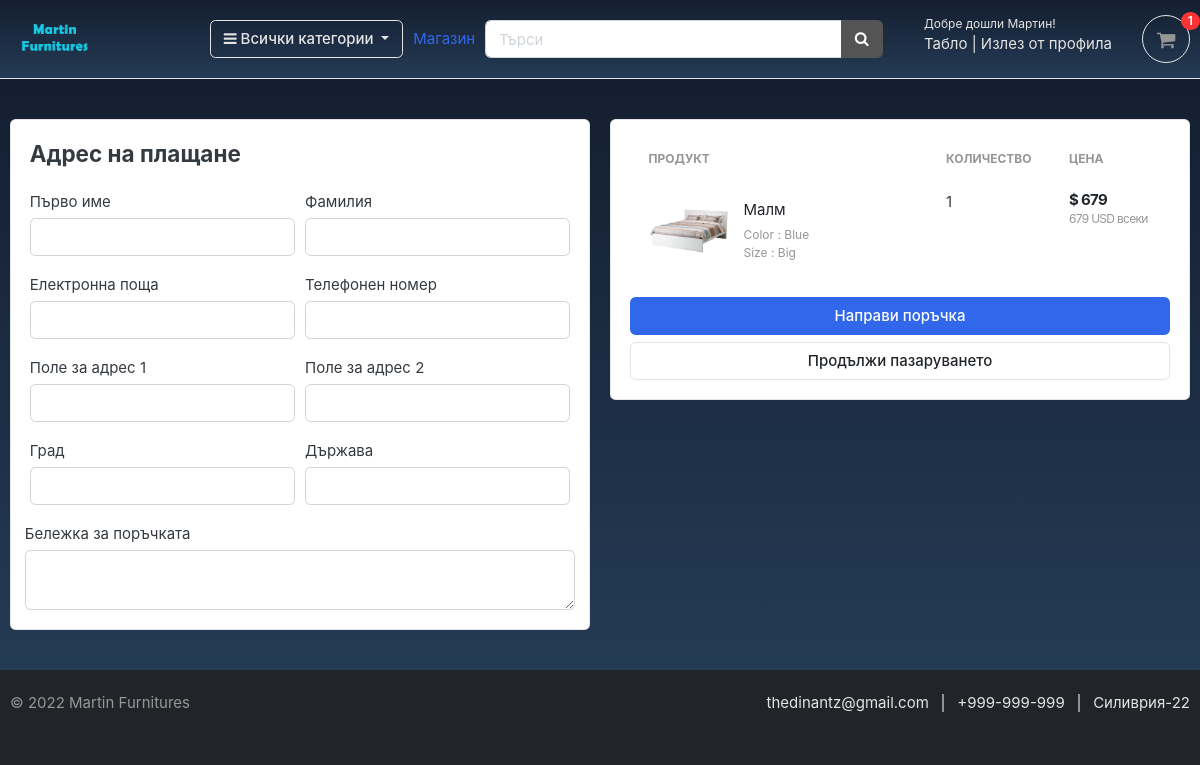
The app's page /cart/checkout/ (signed in) with its own data.
### accounts/models.py (models this page shows, shortened)
class Account(AbstractBaseUser):
    first_name = models.CharField(max_length=50)
    last_name = models.CharField(max_length=50)
    username = models.CharField(max_length=50, unique=True)
    email = models.EmailField(max_length=100, unique=True)
    phone_number = models.CharField(max_length=50)
    date_joined = models.DateTimeField(auto_now_add=True)
    last_login = models.DateTimeField(auto_now_add=True)
    is_admin = models.BooleanField(default=False)
    is_staff = models.BooleanField(default=False)
    is_active = models.BooleanField(default=False)
    is_superadmin = models.BooleanField(default=False)
    USERNAME_FIELD = 'email'
    REQUIRED_FIELDS = ['username', 'first_name', 'last_name']
    objects = MyAccountManager()

### carts/models.py (models this page shows, shortened)
class CartItem(models.Model):
    user = models.ForeignKey(Account, on_delete=models.CASCADE, null=True)
    product = models.ForeignKey(Product, on_delete=models.CASCADE)
    variations = models.ManyToManyField(Variation, blank=True)
    cart = models.ForeignKey(Cart, on_delete=models.CASCADE, null=True)
    quantity = models.IntegerField()
    is_active = models.BooleanField(default=True)
    def sub_total(self):
        return self.product.price * self.quantity

### store/models.py (models this page shows, shortened)
class Product(models.Model):
    product_name    = models.CharField(max_length=50, unique=True)
    slug            = models.SlugField(max_length=50, unique=True)
    description     = models.TextField(max_length=600, blank=True)
    hidden_desc     = models.TextField(max_length=600, blank=True)
    type            = models.CharField(max_length=50, null=False, blank=False)
    price           = models.IntegerField()
    images          = models.ImageField(upload_to='photos/products')
    stock           = models.IntegerField()
    is_available    = models.BooleanField(default=True)
    category        = models.ForeignKey(Category, on_delete=models.CASCADE)
    created_date    = models.DateTimeField(auto_now_add=True)
    modified_date   = models.DateTimeField(auto_now=True)
    def get_url(self):
        return reverse('product_detail', args=[self.category.slug, self.slug])

class Variation(models.Model):
    product = models.ForeignKey(Product, on_delete=models.CASCADE)
    variation_category = models.CharField(max_length=100, choices=variation_category_choice)
    variation_value     = models.CharField(max_length=100)
    is_active           = models.BooleanField(default=True)
    created_date        = models.DateTimeField(auto_now=True)
    objects = VariationManager()

### carts/views.py (the view)
# urls.py: path('checkout/', views.checkout, name='checkout'),
@login_required(login_url='login')
def checkout(request, total=0, quantity=0, cart_items=None):
    try:
        tax = 0
        grand_total = 0
        if request.user.is_authenticated:
            cart_items = CartItem.objects.filter(
                user=request.user, is_active=True)
        else:
            cart = Cart.objects.get(cart_id=_cart_id(request))
            cart_items = CartItem.objects.filter(cart=cart, is_active=True)
        for cart_item in cart_items:
            total += (cart_item.product.price * cart_item.quantity)
            quantity += cart_item.quantity
        tax = (20 * total)/100
        grand_total = total + tax
    except ObjectDoesNotExist:
        pass  # just ignore
    context = {
        'total': total,
        'quantity': quantity,
        'cart_items': cart_items,
        'tax': tax,
        'grand_total': grand_total,
    }
    return render(request, 'store/checkout.html', context)

### carts/context_processors.py (called while the page is built)
def counter(request):
    cart_count = 0
    if 'admin' in request.path:
        return {}
    else:
        try:
            cart = Cart.objects.filter(cart_id=_cart_id(request))
            if request.user.is_authenticated:
                cart_items = CartItem.objects.all().filter(user=request.user)
            else:
                cart_items = CartItem.objects.all().filter(cart=cart[:1])
            for cart_item in cart_items:
                cart_count += cart_item.quantity
        except Cart.DoesNotExist:
            cart_count = 0
    return dict(cart_count=cart_count)

### carts/views.py (called while the page is built)
def _cart_id(request):
    cart = request.session.session_key
    if not cart:
        cart = request.session.create()
    return cart

### category/context_processors.py (called while the page is built)
def menu_links(request):
    links = Category.objects.all()
    return dict(links=links)

### category/models.py (called while the page is built)
    def get_url(self):
        return reverse('products_by_category', args=[self.slug])

### templates/store/checkout.html (shortened to what this page needs)
{% extends 'base.html' %}
{% load static %}
{% block content %}
<section class="section-content padding-y bg coloringlinear">
  <div class="container">
  <div class="row">
    <aside class="col-lg-6">
  <div class="card">
    <div class="card-body">
      <h4 class="card-title mb-4">Aдрес на плащане</h4>
      <form action="{% url 'place_order' %}" method="POST">
        <div class="form-row">
          <div class="col form-group">
            <label for="">Първо име</label>
            <input type="text" name="first_name" class="form-control" required>
          </div>
          <div class="col form-group">
            <label for="">Фамилия</label>
            <input type="text" name="last_name" class="form-control" required>
          </div>
        </div>
        <div class="form-row">
          <div class="col form-group">
            <label for="">Eлектронна поща</label>
            <input type="email" name="email" class="form-control" required>
          </div>
          <div class="col form-group">
            <label for="">Телефонен номер</label>
            <input type="text" name="phone" class="form-control" required>
          </div>
        </div>
        <div class="form-row">
          <div class="col form-group">
            <label for="">Поле за адрес 1</label>
            <input type="text" name="address_line_1" class="form-control" required>
          </div>
          <div class="col form-group">
            <label for="">Поле за адрес 2</label>
            <input type="text" name="address_line_2" class="form-control">
          </div>
        </div>
        <div class="form-row">
          <div class="col form-group">
            <label for="">Град</label>
            <input type="text" name="city" class="form-control" required>
          </div>
          <div class="col form-group">
            <label for="">Държава</label>
            <input type="text" name="country" class="form-control" required>
          </div>
          </div>
          <div class="form-row">
            <label for="">Бележка за поръчката</label>
            <textarea name="order_note" rows="2" class="form-control"></textarea>
          </div>
    </div>
  </div>
    </aside>
    <aside class="col-lg-6">
      <div class="card">
      <div class="card-body">
        <table class="table table-borderless table-shopping-cart">
        <thead class="text-muted">
        <tr class="small text-uppercase">
          <th scope="col">Продукт</th>
          <th scope="col" width="120">Количество</th>
          <th scope="col" width="120">Цена</th>
        </tr>
        </thead>
        <tbody>
        {% for cart_item in cart_items %}
        <tr>
          <td>
            <figure class="itemside align-items-center">
              <div class="aside"><img src="{{ cart_item.product.images.url }}" class="img-sm"></div>
              <figcaption class="info">
                <a href="{{ cart_item.product.get_url }}" class="title text-dark">{{ cart_item.product.product_name }}</a>
                <p class="text-muted small">
                  {% if cart_item.variations.all %}
                    {% for item in cart_item.variations.all %}
                      {{ item.variation_category | capfirst }} : {{ item.variation_value | capfirst }} <br>
                    {% endfor %}
                  {% endif %}
                </p>
              </figcaption>
            </figure>
          </td>
          <td>
                <label for="">{{cart_item.quantity}}</label>
          </td>
          <td>
            <div class="price-wrap">
              <var class="price">$ {{ cart_item.sub_total }}</var>
              <small class="text-muted">{{ cart_item.product.price }} USD всеки </small>
            </div>
          </td>
        </tr>
        {% endfor %}
        </tbody>
        </table>
        <button type="submit" name="submit" class="btn btn-primary btn-block">Направи поръчка</button>
        <a href="{% url 'store' %}" class="btn btn-light btn-block">Продължи пазаруването</a>
      </div>
      </div>
  </aside>
  </div>
  </div>
  </section>
  {% endblock %}

### templates/includes/navbar.html (shortened to what this page needs)
{% load static %}
<header class="section-header text-light coloringlinear">
  <section class="header-main border-bottom">
      <div class="container">
    <div class="row align-items-center">
      <div class="col-lg-2 col-md-3 col-6">
        <a href="{% url 'home' %}" class="brand-wrap">
          <img class="logo" src="{% static './images/logo.png' %}">
        </a>
      </div>
      <div class="col-lg col-sm col-md col-6 flex-grow-0">
        <div class="category-wrap dropdown d-inline-block float-right">
          <button type="button" class="btn btn-outline-light dropdown-toggle" data-toggle="dropdown">
            <i class="fa fa-bars"></i> Всички категории
          </button>
        </div>
          </div>
          <a href="{% url 'store' %}" class="a-glow">
            Магазин</a>
            <div class="col-lg  col-md-6 col-sm-12 col">
              <form action="{% url 'search' %}" class="mr-sm-2 my-2 my-lg-0">
              <div class="input-group w-100">
              <input type="text" class="form-control" placeholder="Търси" name="keyword" required>
                <div class="input-group-append">
                  <button class=" btn btn-secondary" type="submit">
                    <i class="fa fa-search"></i>
                  </button>
                </div>
              </div>
              </form>
            </div>
            <div class="col-lg-3 col-sm-6 col-8 order-2 order-lg-3 text-light">
              <div class="d-flex justify-content-end mb-3 mb-lg-0">
                  {% if user.id is None %}
                  <div class="widget-header">
                      <small class="title">Добре дошъл гост!</small>
                      <div>
                          <a href="{% url 'login' %}" class="text-light">Вход</a> <span class="dark-transp"> | </span>
                          <a href="{% url 'register' %}" class="text-light"> Регистрирай се</a>
                      </div>
                  </div>
                  {% else %}
                  <div class="widget-header">
                      <small class="title">Добре дошли {{user.first_name}}!</small>
                      <div>
                          <a href="{% url 'dashboard' %}" class="text-light">Табло</a> <span class="dark-transp"> | </span>
                          <a href="{% url 'logout' %}" class="text-light"> Излез от профила</a>
                      </div>
                  </div>
                  {% endif %}
                  <a href="{% url 'cart' %}" class="widget-header pl-3 ml-3 text-light">
                    <div class="icon icon-sm rounded-circle border text-light">
                        <i class="fa fa-shopping-cart"></i>
                    </div>
                    <span class="badge badge-pill badge-light notify">{{cart_count}}</span>
                </a>
            </div>
        </div>
    </div>
        </div>
    </section>
</header>

### static/css/ui.css (style rules this page uses)
html { font-family: "Inter", sans-serif; font-size: 15px; }
.price-wrap { letter-spacing: -0.7px; }
.icon-xs, .icon-sm, .icon-md, .icon-lg { display: inline-block; text-align: center; flex-shrink: 0; flex-grow: 0; }
.icon-sm { width: 48px; height: 48px; line-height: 48px !important; font-size: 20px; }
.img-xs, .img-sm, .img-md, .img-lg { -o-object-fit: cover; object-fit: cover; flex-shrink: 0; flex-grow: 0; }
.img-sm { width: 80px; height: 80px; }
.padding-y { padding-top: 40px; padding-bottom: 40px; }
var { font-style: normal; }
figure { margin-bottom: 0; }
article:after, .form-group:after { display: block; clear: both; content: ""; }
.bg { background-color: #f8f9fa; }
p:last-child { margin-bottom: 0; }
.header-main { position: relative; padding-top: 1rem; padding-bottom: 1rem; }
.brand-wrap .logo, .navbar-brand .logo { margin-right: 7px; max-height: 42px; display: inline-block; }
.widget-header { display: inline-block; vertical-align: middle; position: relative; }
.widget-header a { color: #343a40; }
.widget-header i { color: #969696; }
.widget-header .title { display: block; }
.widget-header .notify { position: absolute; top: -3px; right: -10px; }
.btn-light { background-color: #fff; border-color: #e4e4e4; }
.itemside { position: relative; display: flex; width: 100%; }
.itemside .aside { position: relative; flex-shrink: 0; }
.itemside .info { padding-left: 15px; padding-right: 7px; }
.itemside p { margin-bottom: 0; }
.itemside .title { display: block; margin-bottom: 5px; color: #212529; }
.notify { position: absolute; top: -4px; right: -10px; display: inline-block; padding: 0.25em 0.6em; font-size: 12px; line-height: 1; text-align: center; border-radius: 3rem; color: #fff; background-color: #fa3434; }
.price { font-weight: 600; color: #212529; }
.table-shopping-cart.table td, .table-shopping-cart.table th { padding-left: 1.25rem; padding-right: 1.25rem; }
.table-shopping-cart .price-wrap { line-height: 1.2; }
.table-shopping-cart .price { font-weight: bold; margin-right: 5px; display: block; }

### static/css/custom2.css (style rules this page uses)
.coloringlinear { background: linear-gradient(#141e30, #243b55); }

### records on screen
Account: first_name "Мартин"
CartItem: product.images (picture), product.product_name "Малм", quantity "1", sub_total "679", product.price "679"
Variation: variation_category "Color", variation_value "Blue"
Variation: variation_category "Size", variation_value "Big"

### other values on screen
{{ cart_count }} "1"
